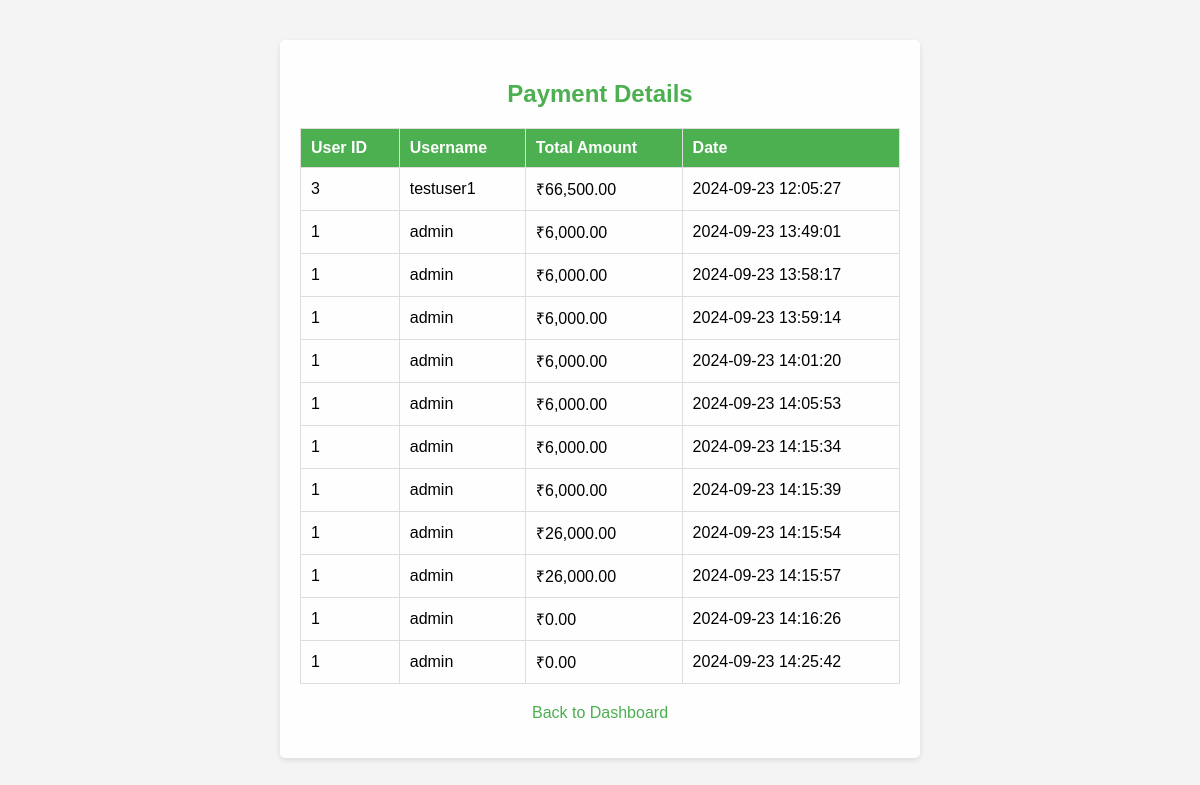
The app's page /admin_payment_details.php (signed in) with its own data.
### tables this page shows
CREATE TABLE `payments` (
  `id` int(11) NOT NULL,
  `user_id` int(11) DEFAULT NULL,
  `amount` decimal(10,2) DEFAULT NULL,
  `date` timestamp NOT NULL DEFAULT current_timestamp()
);

CREATE TABLE `users` (
  `id` int(11) NOT NULL,
  `username` varchar(100) NOT NULL,
  `password` varchar(255) NOT NULL,
  `role` enum('admin','user') NOT NULL
);

### admin_payment_details.php (the view, shortened to what this page needs)
<?php
require 'config.php';
$stmt = $pdo->query("SELECT p.*, u.username FROM payments p JOIN users u ON p.user_id = u.id");
$payments = $stmt->fetchAll(PDO::FETCH_ASSOC);
?>
<!DOCTYPE html>
<html lang="en">
<head>
    <link rel="stylesheet" href="styles.css">
</head>
<body>
    <div class="container">
        <h2>Payment Details</h2>
        <table>
            <tr>
                <th>User ID</th>
                <th>Username</th>
                <th>Total Amount</th>
                <th>Date</th>
            </tr>
            <?php foreach ($payments as $payment): ?>
                <tr>
                    <td><?php echo htmlspecialchars($payment['user_id']); ?></td>
                    <td><?php echo htmlspecialchars($payment['username']); ?></td>
                    <td>₹<?php echo htmlspecialchars(number_format($payment['amount'], 2)); ?></td>
                    <td><?php echo htmlspecialchars($payment['date']); ?></td>
                </tr>
            <?php endforeach; ?>
        </table>
        <div class="logout">
            <p><a href="admin_dashboard.php">Back to Dashboard</a></p>
        </div>
    </div>
</body>
</html>

### styles.css (style rules this page uses)
body { font-family: Arial, sans-serif; background-color: #f4f4f4; padding: 20px; }
h2 { text-align: center; margin-bottom: 20px; }
a { color: #5cb85c; text-decoration: none; }
p { text-align: center; }
h2, h3 { color: #333; }
.container { max-width: 600px; margin: 20px auto; padding: 20px; background-color: #fff; border-radius: 10px; box-shadow: 0 0 15px rgba(0, 0, 0, 0.1); }

### admin_payment_details.php (style rules this page uses)
body { font-family: Arial, sans-serif; background-color: #f4f4f4; margin: 0; padding: 20px; }
.container { background-color: rgba(255, 255, 255, 0.9); padding: 20px; border-radius: 5px; box-shadow: 0 2px 5px rgba(0, 0, 0, 0.1); }
h2 { text-align: center; color: #4CAF50; }
table { width: 100%; border-collapse: collapse; margin-top: 20px; }
th, td { border: 1px solid #ddd; padding: 10px; text-align: left; }
th { background-color: #4CAF50; color: white; }
.logout { text-align: center; margin-top: 20px; }
a { color: #4CAF50; text-decoration: none; }

### records on screen
payments: user "3", user.username "testuser1", amount "66,500.00", date "2024-09-23 12:05:27"
payments: user "1", user.username "admin", amount "6,000.00", date "2024-09-23 13:49:01"
payments: user "1", user.username "admin", amount "6,000.00", date "2024-09-23 13:58:17"
payments: user "1", user.username "admin", amount "6,000.00", date "2024-09-23 13:59:14"
payments: user "1", user.username "admin", amount "6,000.00", date "2024-09-23 14:01:20"
payments: user "1", user.username "admin", amount "6,000.00", date "2024-09-23 14:05:53"
payments: user "1", user.username "admin", amount "6,000.00", date "2024-09-23 14:15:34"
payments: user "1", user.username "admin", amount "6,000.00", date "2024-09-23 14:15:39"
payments: user "1", user.username "admin", amount "26,000.00", date "2024-09-23 14:15:54"
payments: user "1", user.username "admin", amount "26,000.00", date "2024-09-23 14:15:57"
payments: user "1", user.username "admin", amount "0.00", date "2024-09-23 14:16:26"
payments: user "1", user.username "admin", amount "0.00", date "2024-09-23 14:25:42"
